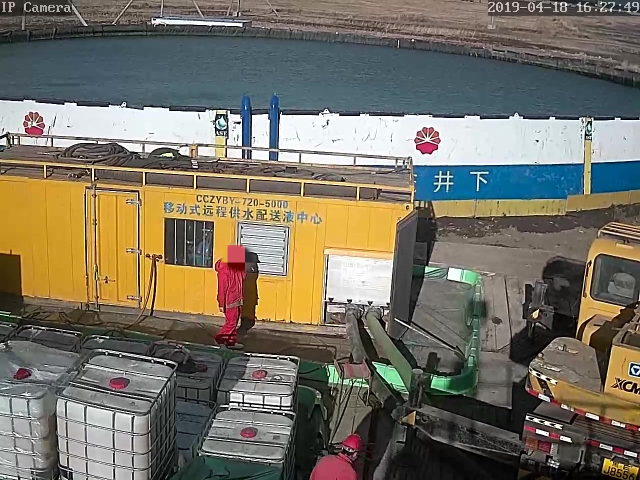
#> input picture 基于深度学习的智能快递分类系统/data/images/phone/phone_1310.jpg, 1280 x 960 px (shown at 1/2 size); its folder holds only this picture in this run
$ python ocr_worker.py data/images/phone/phone_1310.jpg
#> lines starting #> are read from the running program, lines starting #| are printed output that depends on the picture
#!/usr/bin/env python3
# -*- coding: utf-8 -*-
"""
OCR Worker - 面单信息结构化提取（增强版）
调用方式：python ocr_worker.py <image_path>
输出：JSON 字符串，包含 name, phone, address, tracking_no 四个字段
"""

import sys
import json
import re
import os
import cv2
import numpy as np
from paddleocr import PaddleOCR
import config

# ================== 配置参数（统一维护于 config.py） ==================
ADDRESS_MERGE_Y_THRESHOLD = config.ADDRESS_MERGE_Y_THRESHOLD   # 地址合并垂直距离阈值
ADDRESS_TYPE = config.ADDRESS_TYPE        # 'receiver' 收件地址，'sender' 寄件地址

# 关键词列表
NAME_KEYWORDS = config.NAME_KEYWORDS
PHONE_KEYWORDS = config.PHONE_KEYWORDS
TRACKING_KEYWORDS = config.TRACKING_KEYWORDS

# 忽略无关文本关键词（含包裹分类类别）
IGNORE_KEYWORDS = config.IGNORE_KEYWORDS

# 正则表达式
MOBILE_PATTERN = re.compile(r'1[3-9]\d[\s\-]?\d{4}[\s\-]?\d{4}')
PHONE_PATTERN = re.compile(r'\d{3,4}[\s\-]?\d{7,8}')
TRACKING_PATTERN = re.compile(r'[A-Z0-9]{10,30}', re.IGNORECASE)
ADDRESS_PATTERN = re.compile(r'(省|市|区|县|镇|乡|村|路|街|道|巷|弄|号|幢|栋|单元|室|楼|小区|花园|苑|广场|大厦|中心|学院|大学|工业园|开发区|组|队)')
DIGITS_ONLY = re.compile(r'^\d+$')


def preprocess_image(image_path):
    """图像预处理：灰度化、CLAHE增强、锐化，返回预处理后的图像路径"""
#> called with image_path = 'data/images/phone/phone_1310.jpg'
    img = cv2.imread(image_path)
#> img is the input picture: shape (960, 1280, 3); mean B, G, R 99.9, 113.8, 119.2
    if img is None:
        return None

    # 如果图片尺寸过小，放大至短边800像素
    h, w = img.shape[:2]
#> h = 960; w = 1280
    if min(h, w) < config.OCR_MIN_SIDE:
        scale = config.OCR_MIN_SIDE / min(h, w)
        new_w, new_h = int(w * scale), int(h * scale)
        img = cv2.resize(img, (new_w, new_h), interpolation=cv2.INTER_CUBIC)

    # 转为灰度图
    gray = cv2.cvtColor(img, cv2.COLOR_BGR2GRAY)
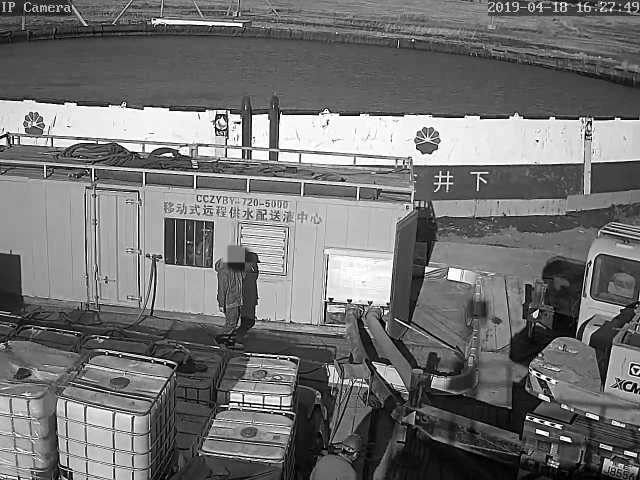
#> gray: shape (960, 1280) (shown at 1/2 size); min 0, max 255, mean 113.8
    # CLAHE 增强对比度
    clahe = cv2.createCLAHE(clipLimit=2.0, tileGridSize=(8, 8))
    enhanced = clahe.apply(gray)
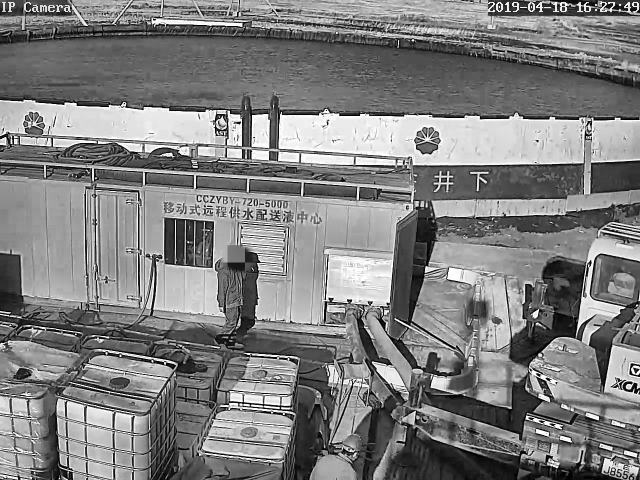
#> enhanced: shape (960, 1280) (shown at 1/2 size); min 0, max 255, mean 127.5
    # 轻度锐化
    kernel = np.array([[0, -1, 0], [-1, 5, -1], [0, -1, 0]])
    sharpened = cv2.filter2D(enhanced, -1, kernel)
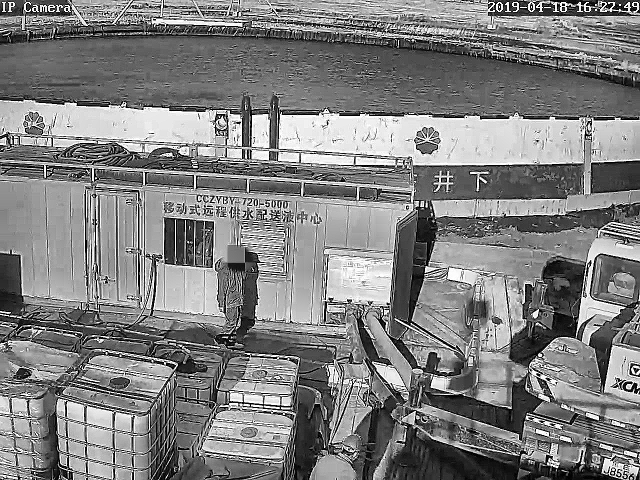
#> sharpened: shape (960, 1280) (shown at 1/2 size); min 0, max 255, mean 128.2
    # 转回三通道
    processed = cv2.cvtColor(sharpened, cv2.COLOR_GRAY2BGR)
    cv2.imwrite(image_path, processed)
    return image_path


# [84 lines left out: functions extract_name_phone_from_text, classify_text_block, merge_boxes, not called in this run]


# ================== OCR 引擎单例 ==================
_OCR_ENGINE = None


def get_ocr_engine():
    """初始化并返回 PaddleOCR 单例。
    模型仅在进程内加载一次，常驻服务模式下多次识别复用同一引擎。"""
    global _OCR_ENGINE
    if _OCR_ENGINE is None:
        _OCR_ENGINE = PaddleOCR(use_angle_cls=True, lang='ch', show_log=False,
                                det_model_dir=config.PADDLE_DET_DIR,
                                rec_model_dir=config.PADDLE_REC_DIR,
                                cls_model_dir=config.PADDLE_CLS_DIR)
    return _OCR_ENGINE


def extract_structured_info(image_path):
    # 图像预处理
    processed_path = preprocess_image(image_path)
    if processed_path is None:
        return {'name': '', 'phone': '', 'address': '', 'tracking_no': '', 'error': '图片读取失败'}

    ocr = get_ocr_engine()

    try:
        result = ocr.ocr(processed_path, cls=True)
    except Exception as e:
        return {'name': '', 'phone': '', 'address': '', 'tracking_no': '', 'error': str(e)}

    if not result or not result[0]:
        return {'name': '', 'phone': '', 'address': '', 'tracking_no': ''}

    boxes, texts = [], []
    for line in result[0]:
        if line[1][1] >= config.OCR_CONF_THRES:
            boxes.append(line[0])
            texts.append(line[1][0])

    if not texts:
        return {'name': '', 'phone': '', 'address': '', 'tracking_no': ''}

    # [5 lines of commented-out code are left out]

    classes = [classify_text_block(t, b, boxes) for t, b in zip(texts, boxes)]
    merged_items = merge_boxes(boxes, texts, classes)

    info = {'name': '', 'phone': '', 'address': '', 'tracking_no': ''}
    address_candidates = []

    for box, text, cls in merged_items:
        if cls in ('ignore',):
            continue

        # 姓名电话
        if cls == 'phone' and not info['phone']:
            name, phone = extract_name_phone_from_text(text)
            if name and phone:
                info['name'] = name
                info['phone'] = phone
            else:
                m = MOBILE_PATTERN.search(text)
                if m:
                    info['phone'] = m.group()
        elif cls == 'name' and not info['name']:
            info['name'] = text.strip()

        # 运单号
        if cls == 'tracking_no' and not info['tracking_no']:
            m = TRACKING_PATTERN.search(text) or DIGITS_ONLY.search(text)
            info['tracking_no'] = m.group() if m else text.strip()

        # 地址候选
        if cls in ('address', 'receiver_address', 'sender_address'):
            clean_text = re.sub(r'^[收发]', '', text).strip()
            if len(clean_text) >= 6 and ADDRESS_PATTERN.search(clean_text):
                address_candidates.append(clean_text)
    if address_candidates:
        info['address'] = max(address_candidates, key=len)
    else:
        for t in texts:
            if ADDRESS_PATTERN.search(t) and len(t) > len(info['address']):
                info['address'] = t
    info['address'] = re.sub(r'[\x00-\x1f\x7f]', '', info['address'])
    info['address'] = re.sub(r'\s+', '', info['address'])
    for box, text, cls in merged_items:
        if cls != 'unknown':
            continue
        if not info['name'] and re.fullmatch(r'[\u4e00-\u9fa5]{2,4}', text):
            info['name'] = text
        elif not info['phone'] and MOBILE_PATTERN.search(text):
            info['phone'] = MOBILE_PATTERN.search(text).group()
        elif not info['tracking_no'] and DIGITS_ONLY.fullmatch(text) and len(text) >= 12:
            info['tracking_no'] = text
        elif not info['address'] and ADDRESS_PATTERN.search(text):
            info['address'] = text

    return info
# [30 lines left out: function serve, not called in this run]


def main():
    if '--serve' in sys.argv:
        serve()
        return
    args = [a for a in sys.argv[1:] if not a.startswith('--')]
    if len(args) < 1:
        print(json.dumps({'name': '', 'phone': '', 'address': '', 'tracking_no': ''}, ensure_ascii=False))
        return
    path = args[0]
    if not os.path.exists(path):
        print(json.dumps({'name': '', 'phone': '', 'address': '', 'tracking_no': '', 'error': '文件不存在'}, ensure_ascii=False))
        return
    info = extract_structured_info(path)
    print(json.dumps(info, ensure_ascii=False))


if __name__ == '__main__':
    main()
#> (the call stopped at in get_ocr_engine, `_OCR_ENGINE = PaddleOCR(use_angle_cls=True, lang='ch', show_log=False,..`: paddleocr is not available in this run)

$ run again, on 基于深度学习的智能快递分类系统/data/images/phone/phone_419.jpg
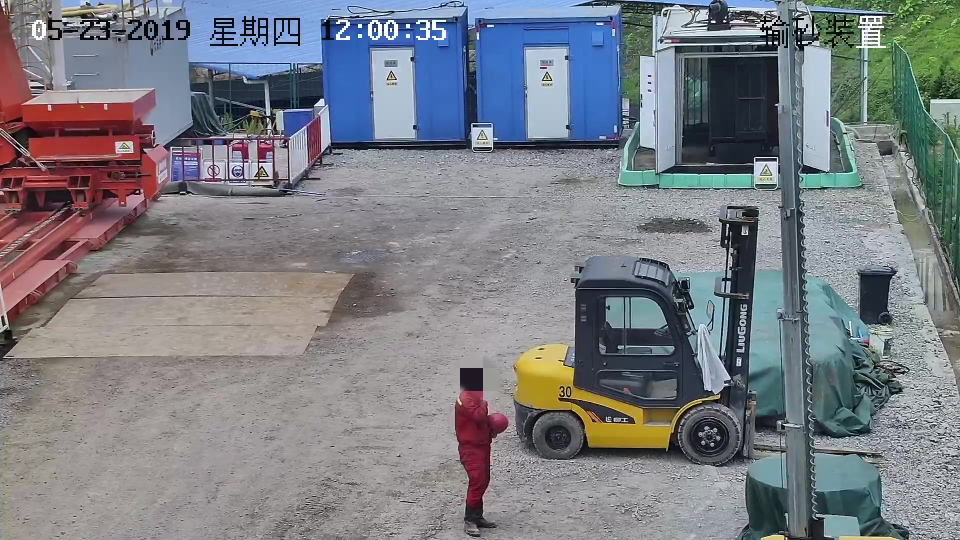
#> input picture 基于深度学习的智能快递分类系统/data/images/phone/phone_419.jpg, 1920 x 1080 px (shown at 1/2 size)
#> in preprocess_image, img is the input picture: shape (1080, 1920, 3); mean B, G, R 132.5, 126.4, 123.2
#> in preprocess_image, `gray = cv2.cvtColor(img, cv2.COLOR_BGR2GRAY)`:
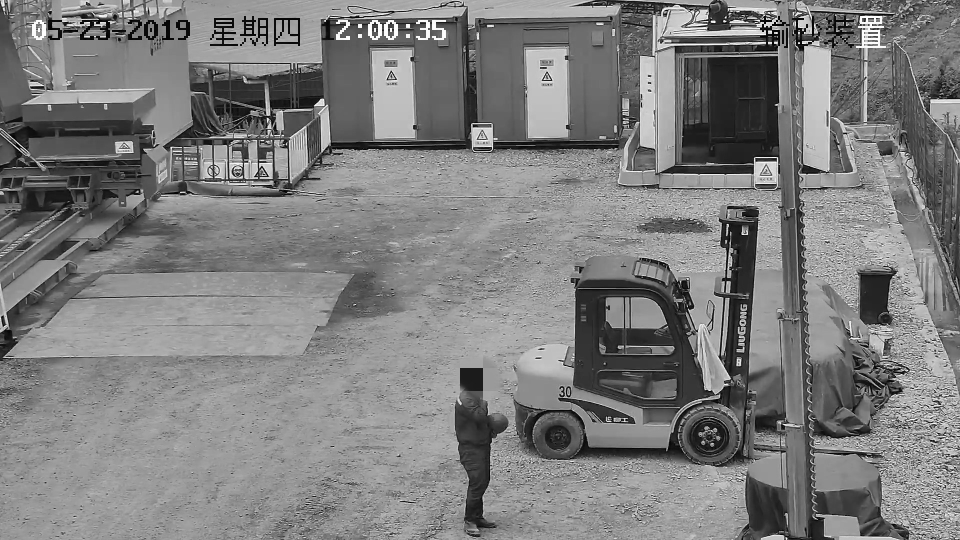
#> gray: shape (1080, 1920) (shown at 1/2 size); min 0, max 255, mean 126.1
#> in preprocess_image, `sharpened = cv2.filter2D(enhanced, -1, kernel)`:
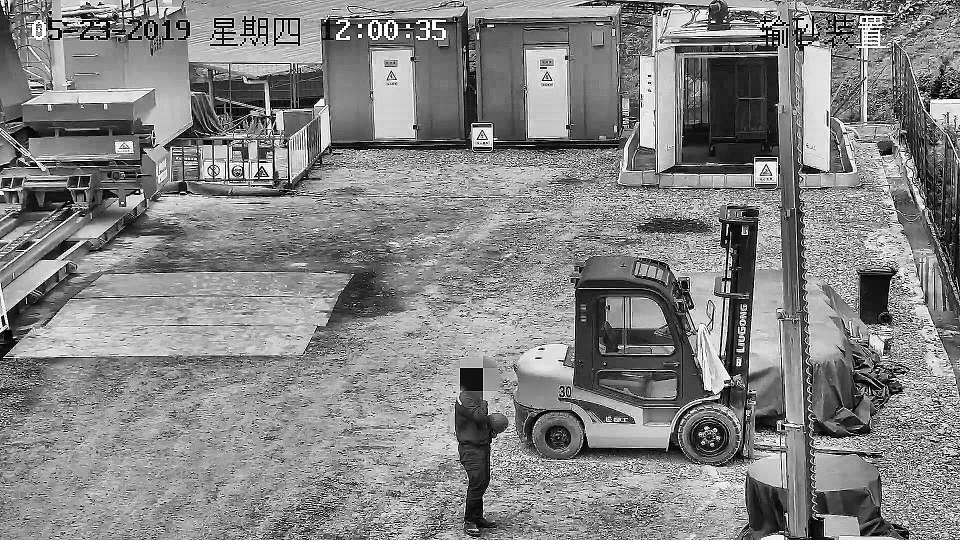
#> sharpened: shape (1080, 1920) (shown at 1/2 size); min 0, max 255, mean 132.5

$ run again, on 基于深度学习的智能快递分类系统/data/images/phone/phone_633.jpg
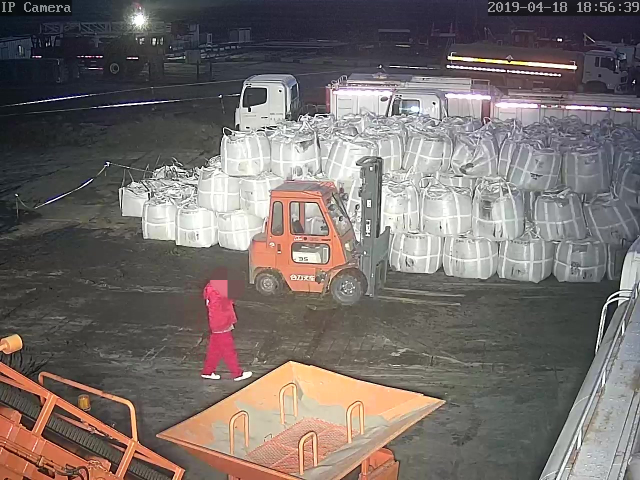
#> input picture 基于深度学习的智能快递分类系统/data/images/phone/phone_633.jpg, 1280 x 960 px (shown at 1/2 size)
#> in preprocess_image, img is the input picture: shape (960, 1280, 3); mean B, G, R 107.2, 110.2, 118.5
#> in preprocess_image, `gray = cv2.cvtColor(img, cv2.COLOR_BGR2GRAY)`:
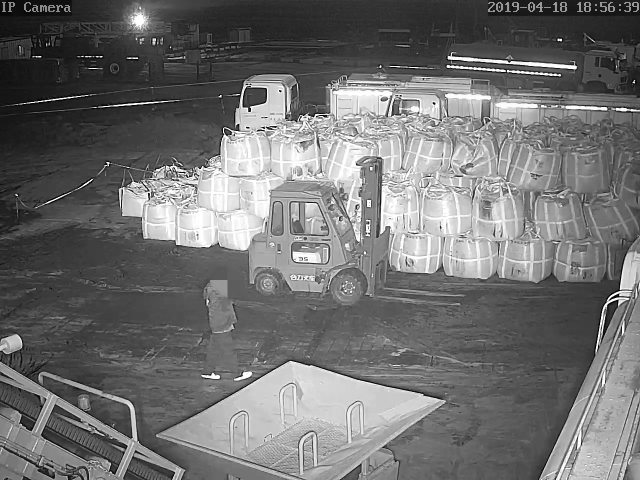
#> gray: shape (960, 1280) (shown at 1/2 size); min 0, max 255, mean 112.3
#> in preprocess_image, `sharpened = cv2.filter2D(enhanced, -1, kernel)`:
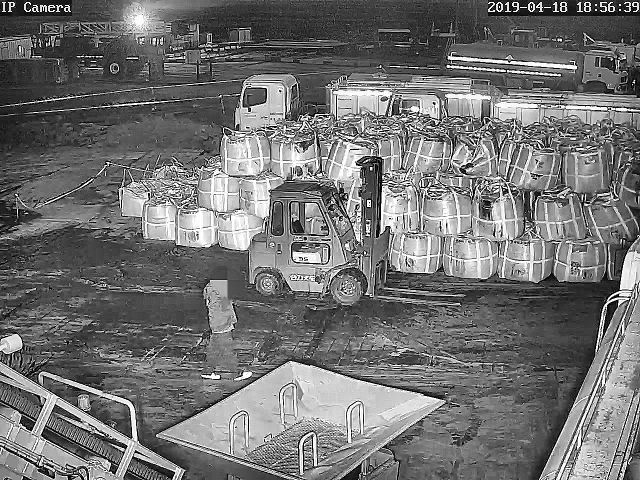
#> sharpened: shape (960, 1280) (shown at 1/2 size); min 0, max 255, mean 113.9

$ run again, on 基于深度学习的智能快递分类系统/data/images/phone/phone_689.jpg
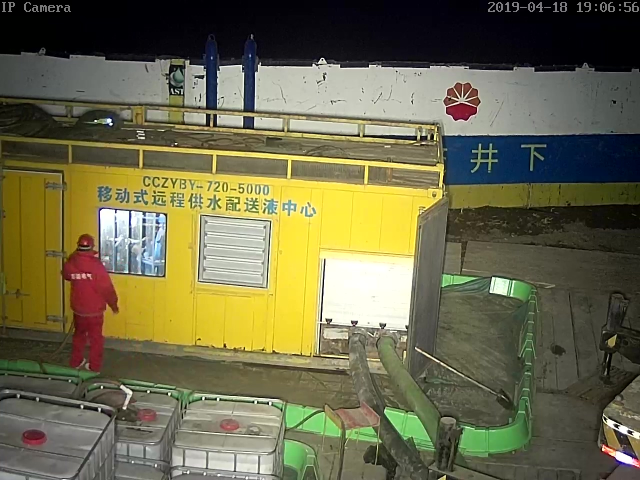
#> input picture 基于深度学习的智能快递分类系统/data/images/phone/phone_689.jpg, 1280 x 960 px (shown at 1/2 size)
#> in preprocess_image, img is the input picture: shape (960, 1280, 3); mean B, G, R 75.2, 106, 108.8
#> in preprocess_image, `gray = cv2.cvtColor(img, cv2.COLOR_BGR2GRAY)`:
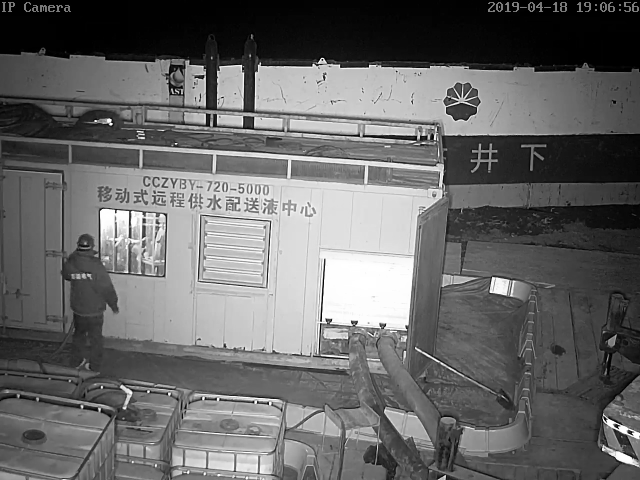
#> gray: shape (960, 1280) (shown at 1/2 size); min 0, max 255, mean 103.4
#> in preprocess_image, `sharpened = cv2.filter2D(enhanced, -1, kernel)`:
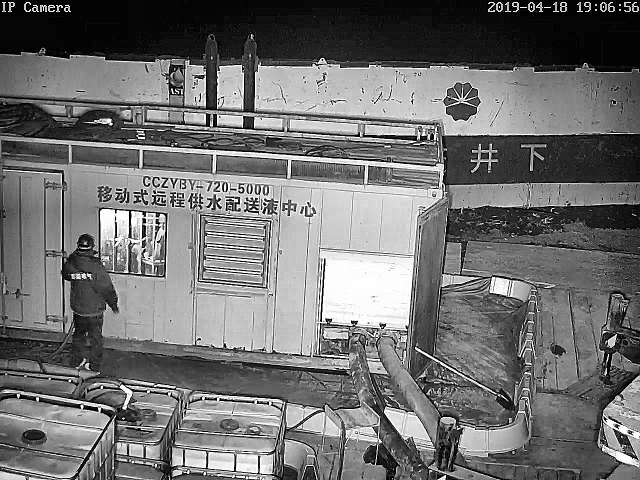
#> sharpened: shape (960, 1280) (shown at 1/2 size); min 0, max 255, mean 112.1

$ run again, on 基于深度学习的智能快递分类系统/data/images/phone/phone_2096.jpg
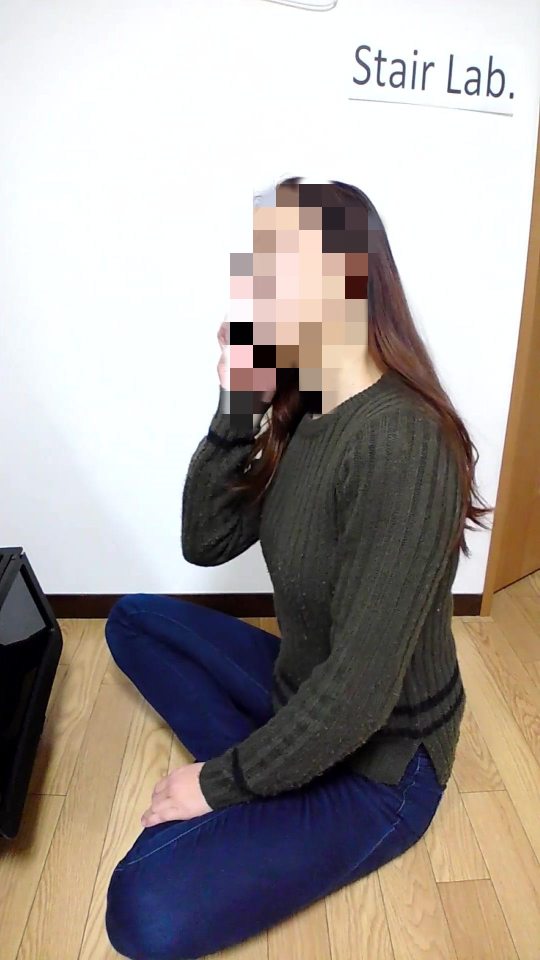
#> input picture 基于深度学习的智能快递分类系统/data/images/phone/phone_2096.jpg, 1080 x 1920 px (shown at 1/2 size)
#> in preprocess_image, img is the input picture: shape (1920, 1080, 3); mean B, G, R 154.1, 158.1, 165.3
#> in preprocess_image, `gray = cv2.cvtColor(img, cv2.COLOR_BGR2GRAY)`:
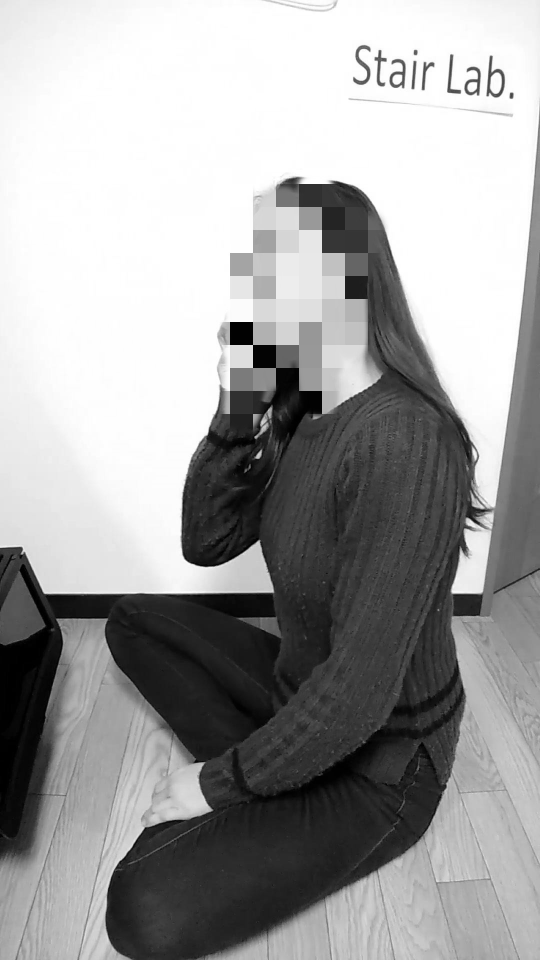
#> gray: shape (1920, 1080) (shown at 1/2 size); min 0, max 255, mean 159.9
#> in preprocess_image, `enhanced = clahe.apply(gray)`:
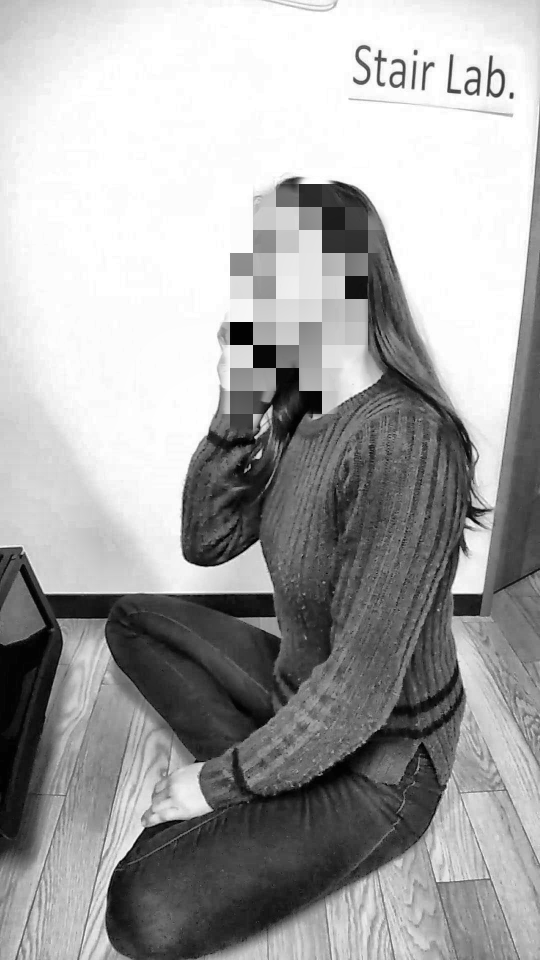
#> enhanced: shape (1920, 1080) (shown at 1/2 size); min 0, max 255, mean 165.3
